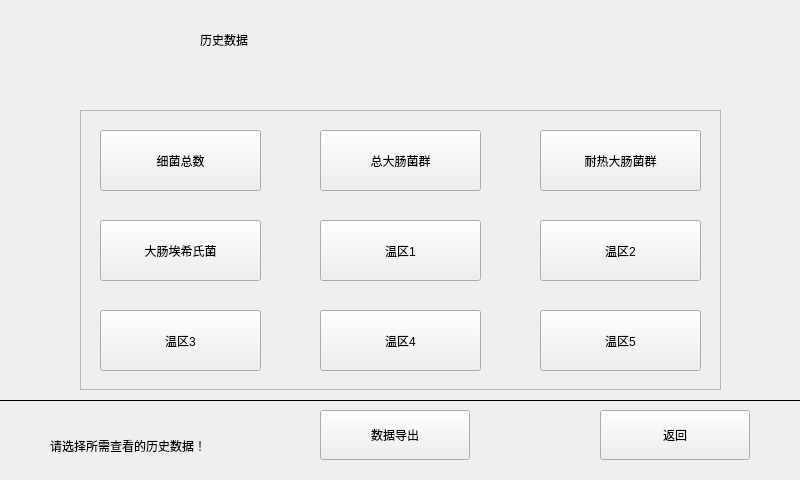
<?xml version="1.0" encoding="UTF-8"?>
<ui version="4.0">
 <class>HisData</class>
 <widget class="QWidget" name="HisData">
  <property name="geometry">
   <rect>
    <x>0</x>
    <y>0</y>
    <width>800</width>
    <height>480</height>
   </rect>
  </property>
  <property name="windowTitle">
   <string>Form</string>
  </property>
  <widget class="QPushButton" name="pbTPC">
   <property name="geometry">
    <rect>
     <x>100</x>
     <y>130</y>
     <width>161</width>
     <height>61</height>
    </rect>
   </property>
   <property name="text">
    <string>细菌总数</string>
   </property>
  </widget>
  <widget class="QPushButton" name="pbTolColi">
   <property name="geometry">
    <rect>
     <x>320</x>
     <y>130</y>
     <width>161</width>
     <height>61</height>
    </rect>
   </property>
   <property name="text">
    <string>总大肠菌群</string>
   </property>
  </widget>
  <widget class="QPushButton" name="pbFecColi">
   <property name="geometry">
    <rect>
     <x>540</x>
     <y>130</y>
     <width>161</width>
     <height>61</height>
    </rect>
   </property>
   <property name="text">
    <string>耐热大肠菌群</string>
   </property>
  </widget>
  <widget class="Line" name="line_2">
   <property name="geometry">
    <rect>
     <x>0</x>
     <y>400</y>
     <width>800</width>
     <height>1</height>
    </rect>
   </property>
   <property name="frameShadow">
    <enum>QFrame::Plain</enum>
   </property>
   <property name="orientation">
    <enum>Qt::Horizontal</enum>
   </property>
  </widget>
  <widget class="QLabel" name="label">
   <property name="geometry">
    <rect>
     <x>50</x>
     <y>420</y>
     <width>221</width>
     <height>51</height>
    </rect>
   </property>
   <property name="text">
    <string>请选择所需查看的历史数据！</string>
   </property>
  </widget>
  <widget class="QPushButton" name="pbExit">
   <property name="geometry">
    <rect>
     <x>600</x>
     <y>410</y>
     <width>150</width>
     <height>50</height>
    </rect>
   </property>
   <property name="text">
    <string>返回</string>
   </property>
  </widget>
  <widget class="QFrame" name="frame">
   <property name="geometry">
    <rect>
     <x>80</x>
     <y>110</y>
     <width>641</width>
     <height>280</height>
    </rect>
   </property>
   <property name="frameShape">
    <enum>QFrame::StyledPanel</enum>
   </property>
   <property name="frameShadow">
    <enum>QFrame::Raised</enum>
   </property>
   <widget class="QPushButton" name="pbTemp2">
    <property name="geometry">
     <rect>
      <x>460</x>
      <y>110</y>
      <width>161</width>
      <height>61</height>
     </rect>
    </property>
    <property name="text">
     <string>温区2</string>
    </property>
   </widget>
   <widget class="QPushButton" name="pbEColi">
    <property name="geometry">
     <rect>
      <x>20</x>
      <y>110</y>
      <width>161</width>
      <height>61</height>
     </rect>
    </property>
    <property name="text">
     <string>大肠埃希氏菌</string>
    </property>
   </widget>
   <widget class="QPushButton" name="pbTemp1">
    <property name="geometry">
     <rect>
      <x>240</x>
      <y>110</y>
      <width>161</width>
      <height>61</height>
     </rect>
    </property>
    <property name="text">
     <string>温区1</string>
    </property>
   </widget>
   <widget class="QPushButton" name="pbTemp3">
    <property name="geometry">
     <rect>
      <x>20</x>
      <y>200</y>
      <width>161</width>
      <height>61</height>
     </rect>
    </property>
    <property name="text">
     <string>温区3</string>
    </property>
   </widget>
   <widget class="QPushButton" name="pbTemp4">
    <property name="geometry">
     <rect>
      <x>240</x>
      <y>200</y>
      <width>161</width>
      <height>61</height>
     </rect>
    </property>
    <property name="text">
     <string>温区4</string>
    </property>
   </widget>
   <widget class="QPushButton" name="pbTemp5">
    <property name="geometry">
     <rect>
      <x>460</x>
      <y>200</y>
      <width>161</width>
      <height>61</height>
     </rect>
    </property>
    <property name="text">
     <string>温区5</string>
    </property>
   </widget>
  </widget>
  <widget class="QLabel" name="lb_Title">
   <property name="geometry">
    <rect>
     <x>200</x>
     <y>20</y>
     <width>400</width>
     <height>40</height>
    </rect>
   </property>
   <property name="text">
    <string>历史数据</string>
   </property>
  </widget>
  <widget class="QPushButton" name="pbDataOut">
   <property name="geometry">
    <rect>
     <x>320</x>
     <y>410</y>
     <width>150</width>
     <height>50</height>
    </rect>
   </property>
   <property name="text">
    <string>数据导出</string>
   </property>
  </widget>
  <zorder>frame</zorder>
  <zorder>pbTPC</zorder>
  <zorder>pbTolColi</zorder>
  <zorder>pbFecColi</zorder>
  <zorder>line_2</zorder>
  <zorder>label</zorder>
  <zorder>pbExit</zorder>
  <zorder>lb_Title</zorder>
  <zorder>pbDataOut</zorder>
 </widget>
 <resources/>
 <connections/>
</ui>
